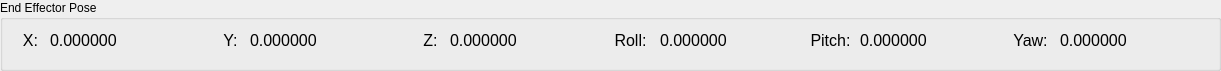
     <widget class="QGroupBox" name="end_effector_pose_2">
      <property name="geometry">
       <rect>
        <x>20</x>
        <y>790</y>
        <width>1221</width>
        <height>71</height>
       </rect>
      </property>
      <property name="title">
       <string>End Effector Pose</string>
      </property>
      <widget class="QLabel" name="label_114">
       <property name="geometry">
        <rect>
         <x>610</x>
         <y>30</y>
         <width>41</width>
         <height>21</height>
        </rect>
       </property>
       <property name="font">
        <font>
         <pointsize>12</pointsize>
        </font>
       </property>
       <property name="text">
        <string>Roll:</string>
       </property>
       <property name="alignment">
        <set>Qt::AlignCenter</set>
       </property>
      </widget>
      <widget class="QLabel" name="label_115">
       <property name="geometry">
        <rect>
         <x>420</x>
         <y>30</y>
         <width>21</width>
         <height>21</height>
        </rect>
       </property>
       <property name="font">
        <font>
         <pointsize>12</pointsize>
        </font>
       </property>
       <property name="text">
        <string>Z:</string>
       </property>
       <property name="alignment">
        <set>Qt::AlignCenter</set>
       </property>
      </widget>
      <widget class="QLabel" name="label_116">
       <property name="geometry">
        <rect>
         <x>1010</x>
         <y>30</y>
         <width>41</width>
         <height>21</height>
        </rect>
       </property>
       <property name="font">
        <font>
         <pointsize>12</pointsize>
        </font>
       </property>
       <property name="text">
        <string>Yaw:</string>
       </property>
       <property name="alignment">
        <set>Qt::AlignCenter</set>
       </property>
      </widget>
      <widget class="QLabel" name="label_117">
       <property name="geometry">
        <rect>
         <x>20</x>
         <y>30</y>
         <width>21</width>
         <height>21</height>
        </rect>
       </property>
       <property name="font">
        <font>
         <pointsize>12</pointsize>
        </font>
       </property>
       <property name="text">
        <string>X:</string>
       </property>
       <property name="alignment">
        <set>Qt::AlignCenter</set>
       </property>
      </widget>
      <widget class="QLabel" name="label_118">
       <property name="geometry">
        <rect>
         <x>220</x>
         <y>30</y>
         <width>21</width>
         <height>21</height>
        </rect>
       </property>
       <property name="font">
        <font>
         <pointsize>12</pointsize>
        </font>
       </property>
       <property name="text">
        <string>Y:</string>
       </property>
       <property name="alignment">
        <set>Qt::AlignCenter</set>
       </property>
      </widget>
      <widget class="QLabel" name="label_119">
       <property name="geometry">
        <rect>
         <x>800</x>
         <y>30</y>
         <width>61</width>
         <height>21</height>
        </rect>
       </property>
       <property name="font">
        <font>
         <pointsize>12</pointsize>
        </font>
       </property>
       <property name="text">
        <string>Pitch:</string>
       </property>
       <property name="alignment">
        <set>Qt::AlignCenter</set>
       </property>
      </widget>
      <widget class="QLabel" name="x_3">
       <property name="geometry">
        <rect>
         <x>50</x>
         <y>30</y>
         <width>151</width>
         <height>21</height>
        </rect>
       </property>
       <property name="font">
        <font>
         <pointsize>12</pointsize>
        </font>
       </property>
       <property name="text">
        <string>0.000000</string>
       </property>
       <property name="alignment">
        <set>Qt::AlignLeading|Qt::AlignLeft|Qt::AlignVCenter</set>
       </property>
      </widget>
      <widget class="QLabel" name="y_3">
       <property name="geometry">
        <rect>
         <x>250</x>
         <y>30</y>
         <width>151</width>
         <height>21</height>
        </rect>
       </property>
       <property name="font">
        <font>
         <pointsize>12</pointsize>
        </font>
       </property>
       <property name="text">
        <string>0.000000</string>
       </property>
       <property name="alignment">
        <set>Qt::AlignLeading|Qt::AlignLeft|Qt::AlignVCenter</set>
       </property>
      </widget>
      <widget class="QLabel" name="z_3">
       <property name="geometry">
        <rect>
         <x>450</x>
         <y>30</y>
         <width>151</width>
         <height>21</height>
        </rect>
       </property>
       <property name="font">
        <font>
         <pointsize>12</pointsize>
        </font>
       </property>
       <property name="text">
        <string>0.000000</string>
       </property>
       <property name="alignment">
        <set>Qt::AlignLeading|Qt::AlignLeft|Qt::AlignVCenter</set>
       </property>
      </widget>
      <widget class="QLabel" name="r_3">
       <property name="geometry">
        <rect>
         <x>660</x>
         <y>30</y>
         <width>151</width>
         <height>21</height>
        </rect>
       </property>
       <property name="font">
        <font>
         <pointsize>12</pointsize>
        </font>
       </property>
       <property name="text">
        <string>0.000000</string>
       </property>
       <property name="alignment">
        <set>Qt::AlignLeading|Qt::AlignLeft|Qt::AlignVCenter</set>
       </property>
      </widget>
      <widget class="QLabel" name="p_3">
       <property name="geometry">
        <rect>
         <x>860</x>
         <y>30</y>
         <width>151</width>
         <height>21</height>
        </rect>
       </property>
       <property name="font">
        <font>
         <pointsize>12</pointsize>
        </font>
       </property>
       <property name="text">
        <string>0.000000</string>
       </property>
       <property name="alignment">
        <set>Qt::AlignLeading|Qt::AlignLeft|Qt::AlignVCenter</set>
       </property>
      </widget>
      <widget class="QLabel" name="y_4">
       <property name="geometry">
        <rect>
         <x>1060</x>
         <y>30</y>
         <width>151</width>
         <height>21</height>
        </rect>
       </property>
       <property name="font">
        <font>
         <pointsize>12</pointsize>
        </font>
       </property>
       <property name="text">
        <string>0.000000</string>
       </property>
       <property name="alignment">
        <set>Qt::AlignLeading|Qt::AlignLeft|Qt::AlignVCenter</set>
       </property>
      </widget>
     </widget>
